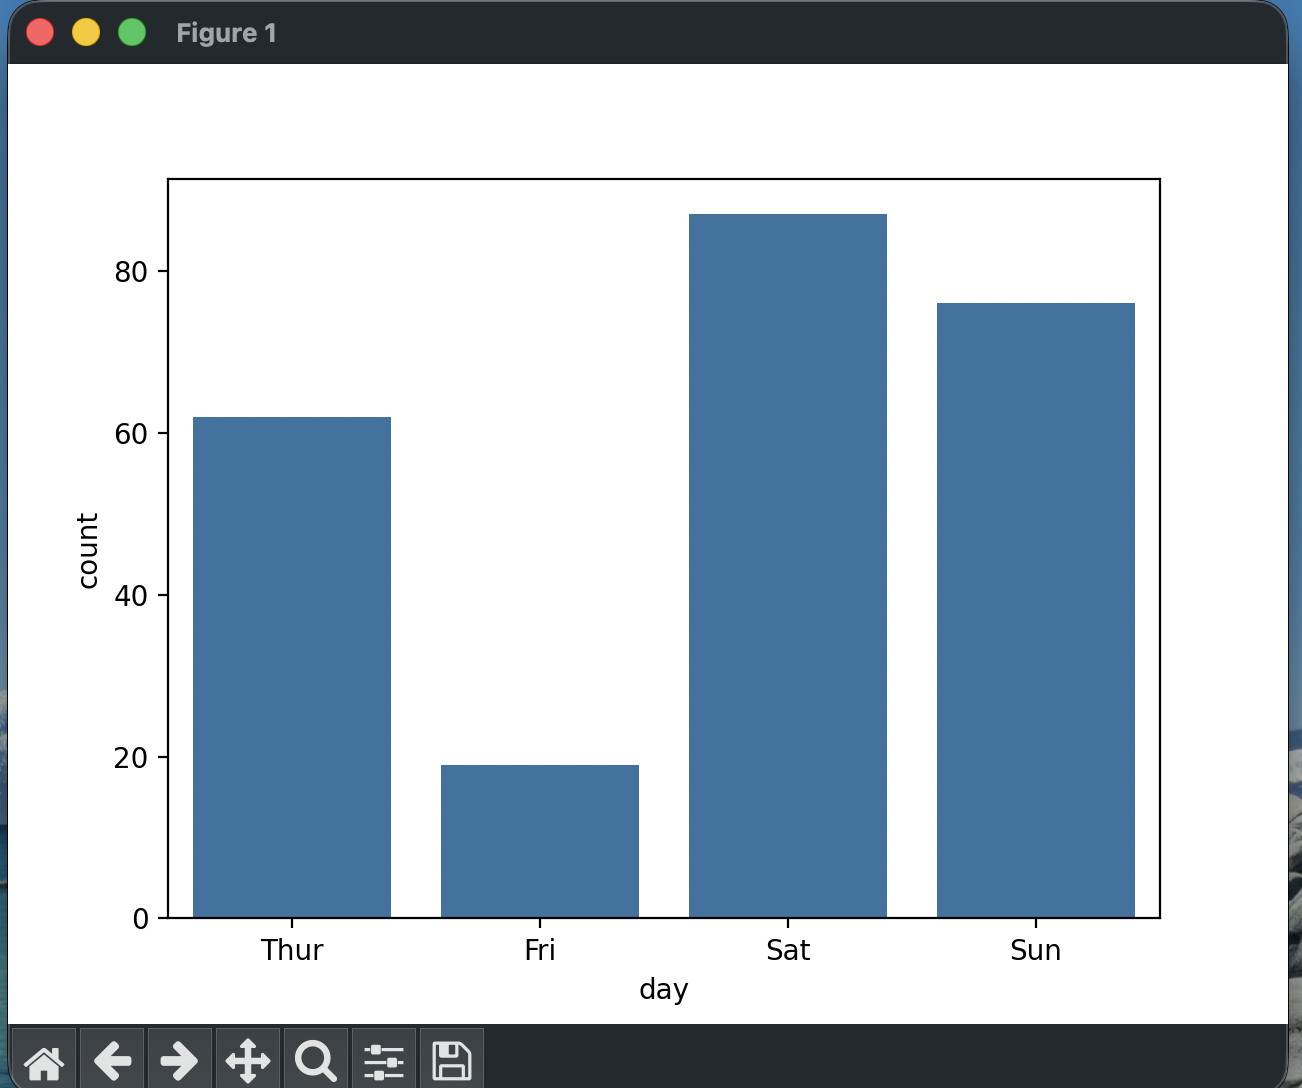

The script that drew this image:
import seaborn as sns
import matplotlib.pyplot as plt

data = sns.load_dataset("tips")


sns.countplot(data=data, x="day")

plt.show()
